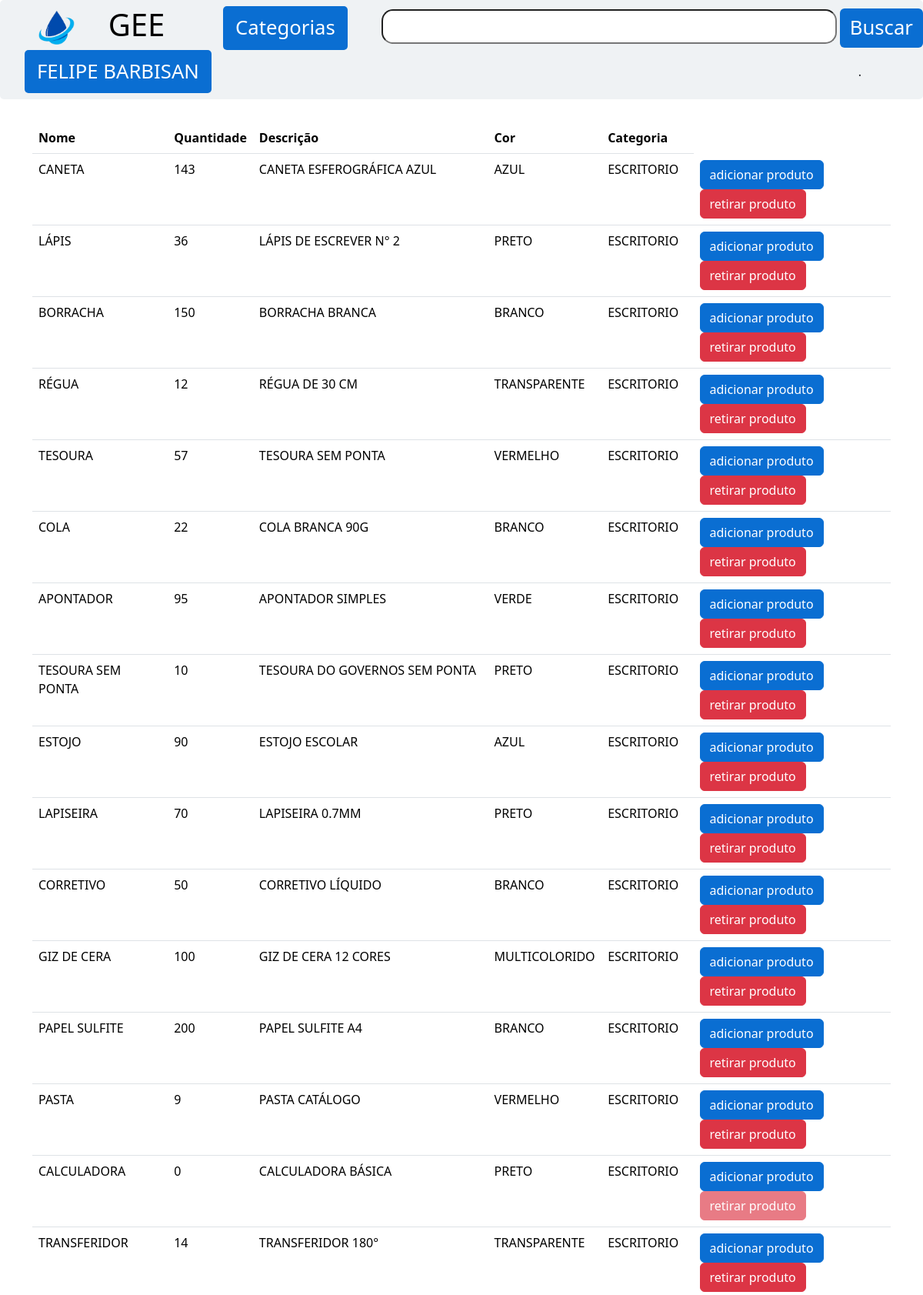
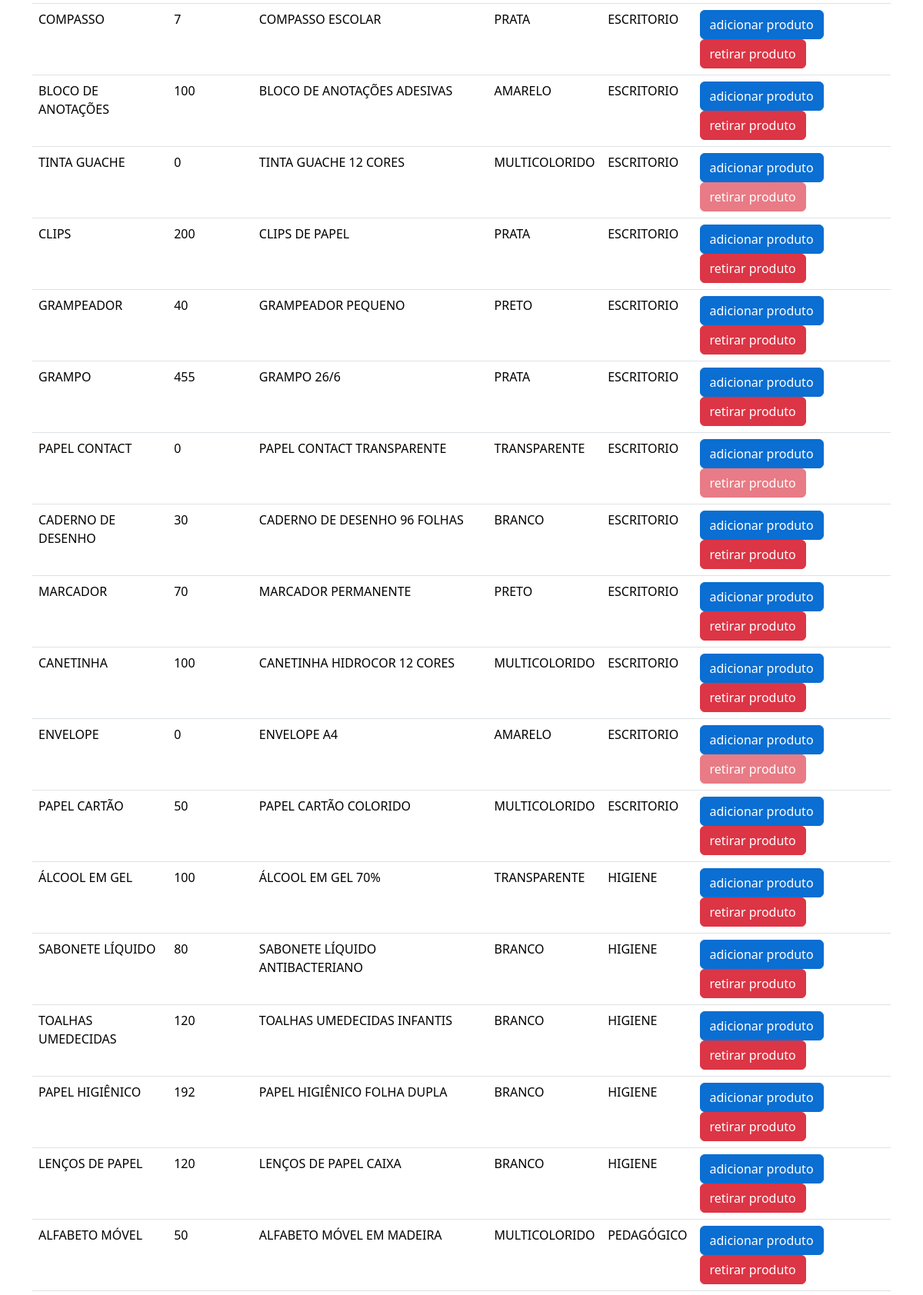
The page /lista/lista.php (signed in, upper part) on the database its author committed (2 pictures, top to bottom).
### tables this page shows
CREATE TABLE `produto` (
  `pro_cod` int(11) NOT NULL,
  `pro_nome` varchar(20) NOT NULL,
  `pro_quant` int(11) NOT NULL,
  `pro_descricao` varchar(100) DEFAULT NULL,
  `pro_cor` varchar(30) DEFAULT NULL,
  `pro_limite` int(11) DEFAULT 20,
  `pro_IsActive` bit(1) NOT NULL,
  `cat_cod` int(11) NOT NULL
);

CREATE TABLE `categoria` (
  `cat_cod` int(11) NOT NULL,
  `cat_nome` varchar(25) NOT NULL,
  `cat_IsActive` bit(1) NOT NULL
);

### lista/lista.php (the view, shortened to what this page needs)
<!DOCTYPE html>
<html lang="en">
<head>
    <link href="https://cdn.jsdelivr.net/npm/bootstrap@5.3.3/dist/css/bootstrap.min.css" rel="stylesheet">
</head>
<body class="BodyTable">
    <?php
    include_once("../navBar.php");
    include_once ("../conexao.php");
    ?>
      <div class="container">
          <div class="containerTable">
              <table class="table">
                <thead>
                    <tr>
            <th scope="col">Nome</th>
            <th scope="col">Quantidade</th>
            <th scope="col">Descrição</th>
            <th scope="col">Cor</th>
        <th scope="col">Categoria</th>
    </tr>
</thead>
<tbody>
    <?php
                    if(isset($_GET['cod'])){
                        $cod = $_GET['cod'];
                        $slq = mysqli_query($conexao, "SELECT p.pro_cod as cod,p.pro_cor as cor,p.pro_nome as nome,p.pro_quant as quant,p.pro_descricao as descri,c.cat_nome as nomecat,p.pro_IsActive as active,c.cat_IsActive as activecat FROM produto as p INNER JOIN categoria as c on c.cat_cod=p.cat_cod WHERE c.cat_cod=$cod");
                            }
                            else{
                                $slq = mysqli_query($conexao, "SELECT p.pro_cod as cod,p.pro_cor as cor,p.pro_nome as nome,p.pro_quant as quant,p.pro_descricao as descri,c.cat_nome as nomecat,p.pro_IsActive as active,c.cat_IsActive as activecat FROM produto as p INNER JOIN categoria as c on c.cat_cod=p.cat_cod");
                                }
                                while ($lista = mysqli_fetch_array($slq)) {
                                    if($lista['active'] == true && $lista['activecat'] == true){
                                        ?>
                        <tr>
                            <td><?php echo $lista['nome']; ?></td>
                        <td><?php echo $lista['quant']; ?></td>
                    <td><?php echo $lista['descri']; ?></td>
                <td><?php echo $lista['cor']; ?></td>
            <td><?php echo $lista['nomecat']; ?> </td>
        <td>
            <a href="form.php?cod=<?php echo $lista['cod']; ?>&tipo=adicionar" class="btn btn-primary btnAzul">adicionar produto</a>
            <a href="form.php?cod=<?php echo $lista['cod']; ?>&tipo=retirar" class="btn btn-danger<?php if($lista['quant'] == 0){echo ' disabled" aria-disabled="true';}?>">retirar produto</a>
                            </td>
                        </tr>
                    <?php }}
                    ; ?>
</tbody>
</table>
</div>
</div>
</body>
</html>

### style.css (style rules this page uses)
body { font-family: "Poppins", sans-serif ; }
.btnAzul { --bs-btn-bg: #0a6ed2 !important; --bs-btn-border-color: #0a6ed2 !important; --bs-btn-hover-bg: #4eb2f5 !important; --bs-btn-hover-border-color: #4eb2f5 !important; }
::placeholder { text-align: left; padding-left: 3px; font-size: 30px; }
.table { --bs-table-bg: #EFF2F4; }
th { text-align: left !important; }
td { text-align: left !important; }
.containerTable { width: 100%; text-align: center; margin-top: 20px; }

### rows shown on the page
produto: pro_nome "CANETA", pro_quant "143", pro_descricao "CANETA ESFEROGRÁFICA AZUL", pro_cor "AZUL", cat_cod.cat_nome "ESCRITORIO"
produto: pro_nome "LÁPIS", pro_quant "36", pro_descricao "LÁPIS DE ESCREVER N° 2", pro_cor "PRETO", cat_cod.cat_nome "ESCRITORIO"
produto: pro_nome "BORRACHA", pro_quant "150", pro_descricao "BORRACHA BRANCA", pro_cor "BRANCO", cat_cod.cat_nome "ESCRITORIO"
produto: pro_nome "RÉGUA", pro_quant "12", pro_descricao "RÉGUA DE 30 CM", pro_cor "TRANSPARENTE", cat_cod.cat_nome "ESCRITORIO"
produto: pro_nome "TESOURA", pro_quant "57", pro_descricao "TESOURA SEM PONTA", pro_cor "VERMELHO", cat_cod.cat_nome "ESCRITORIO"
produto: pro_nome "COLA", pro_quant "22", pro_descricao "COLA BRANCA 90G", pro_cor "BRANCO", cat_cod.cat_nome "ESCRITORIO"
produto: pro_nome "APONTADOR", pro_quant "95", pro_descricao "APONTADOR SIMPLES", pro_cor "VERDE", cat_cod.cat_nome "ESCRITORIO"
produto: pro_nome "TESOURA SEM PONTA", pro_quant "10", pro_descricao "TESOURA DO GOVERNOS SEM PONTA", pro_cor "PRETO", cat_cod.cat_nome "ESCRITORIO"
produto: pro_nome "ESTOJO", pro_quant "90", pro_descricao "ESTOJO ESCOLAR", pro_cor "AZUL", cat_cod.cat_nome "ESCRITORIO"
produto: pro_nome "LAPISEIRA", pro_quant "70", pro_descricao "LAPISEIRA 0.7MM", pro_cor "PRETO", cat_cod.cat_nome "ESCRITORIO"
produto: pro_nome "CORRETIVO", pro_quant "50", pro_descricao "CORRETIVO LÍQUIDO", pro_cor "BRANCO", cat_cod.cat_nome "ESCRITORIO"
produto: pro_nome "GIZ DE CERA", pro_quant "100", pro_descricao "GIZ DE CERA 12 CORES", pro_cor "MULTICOLORIDO", cat_cod.cat_nome "ESCRITORIO"
produto: pro_nome "PAPEL SULFITE", pro_quant "200", pro_descricao "PAPEL SULFITE A4", pro_cor "BRANCO", cat_cod.cat_nome "ESCRITORIO"
produto: pro_nome "PASTA", pro_quant "9", pro_descricao "PASTA CATÁLOGO", pro_cor "VERMELHO", cat_cod.cat_nome "ESCRITORIO"
produto: pro_nome "CALCULADORA", pro_quant "0", pro_descricao "CALCULADORA BÁSICA", pro_cor "PRETO", cat_cod.cat_nome "ESCRITORIO"
produto: pro_nome "TRANSFERIDOR", pro_quant "14", pro_descricao "TRANSFERIDOR 180°", pro_cor "TRANSPARENTE", cat_cod.cat_nome "ESCRITORIO"
produto: pro_nome "COMPASSO", pro_quant "7", pro_descricao "COMPASSO ESCOLAR", pro_cor "PRATA", cat_cod.cat_nome "ESCRITORIO"
produto: pro_nome "BLOCO DE ANOTAÇÕES", pro_quant "100", pro_descricao "BLOCO DE ANOTAÇÕES ADESIVAS", pro_cor "AMARELO", cat_cod.cat_nome "ESCRITORIO"
produto: pro_nome "TINTA GUACHE", pro_quant "0", pro_descricao "TINTA GUACHE 12 CORES", pro_cor "MULTICOLORIDO", cat_cod.cat_nome "ESCRITORIO"
produto: pro_nome "CLIPS", pro_quant "200", pro_descricao "CLIPS DE PAPEL", pro_cor "PRATA", cat_cod.cat_nome "ESCRITORIO"
produto: pro_nome "GRAMPEADOR", pro_quant "40", pro_descricao "GRAMPEADOR PEQUENO", pro_cor "PRETO", cat_cod.cat_nome "ESCRITORIO"
produto: pro_nome "GRAMPO", pro_quant "455", pro_descricao "GRAMPO 26/6", pro_cor "PRATA", cat_cod.cat_nome "ESCRITORIO"
produto: pro_nome "PAPEL CONTACT", pro_quant "0", pro_descricao "PAPEL CONTACT TRANSPARENTE", pro_cor "TRANSPARENTE", cat_cod.cat_nome "ESCRITORIO"
produto: pro_nome "CADERNO DE DESENHO", pro_quant "30", pro_descricao "CADERNO DE DESENHO 96 FOLHAS", pro_cor "BRANCO", cat_cod.cat_nome "ESCRITORIO"
produto: pro_nome "MARCADOR", pro_quant "70", pro_descricao "MARCADOR PERMANENTE", pro_cor "PRETO", cat_cod.cat_nome "ESCRITORIO"
produto: pro_nome "CANETINHA", pro_quant "100", pro_descricao "CANETINHA HIDROCOR 12 CORES", pro_cor "MULTICOLORIDO", cat_cod.cat_nome "ESCRITORIO"
produto: pro_nome "ENVELOPE", pro_quant "0", pro_descricao "ENVELOPE A4", pro_cor "AMARELO", cat_cod.cat_nome "ESCRITORIO"
produto: pro_nome "PAPEL CARTÃO", pro_quant "50", pro_descricao "PAPEL CARTÃO COLORIDO", pro_cor "MULTICOLORIDO", cat_cod.cat_nome "ESCRITORIO"
produto: pro_nome "ÁLCOOL EM GEL", pro_quant "100", pro_descricao "ÁLCOOL EM GEL 70%", pro_cor "TRANSPARENTE", cat_cod.cat_nome "HIGIENE"
produto: pro_nome "SABONETE LÍQUIDO", pro_quant "80", pro_descricao "SABONETE LÍQUIDO ANTIBACTERIANO", pro_cor "BRANCO", cat_cod.cat_nome "HIGIENE"
produto: pro_nome "TOALHAS UMEDECIDAS", pro_quant "120", pro_descricao "TOALHAS UMEDECIDAS INFANTIS", pro_cor "BRANCO", cat_cod.cat_nome "HIGIENE"
produto: pro_nome "PAPEL HIGIÊNICO", pro_quant "192", pro_descricao "PAPEL HIGIÊNICO FOLHA DUPLA", pro_cor "BRANCO", cat_cod.cat_nome "HIGIENE"
produto: pro_nome "LENÇOS DE PAPEL", pro_quant "120", pro_descricao "LENÇOS DE PAPEL CAIXA", pro_cor "BRANCO", cat_cod.cat_nome "HIGIENE"
produto: pro_nome "ALFABETO MÓVEL", pro_quant "50", pro_descricao "ALFABETO MÓVEL EM MADEIRA", pro_cor "MULTICOLORIDO", cat_cod.cat_nome "PEDAGÓGICO"

### other values the page prints
$_SESSION['nome'] "FELIPE BARBISAN"
